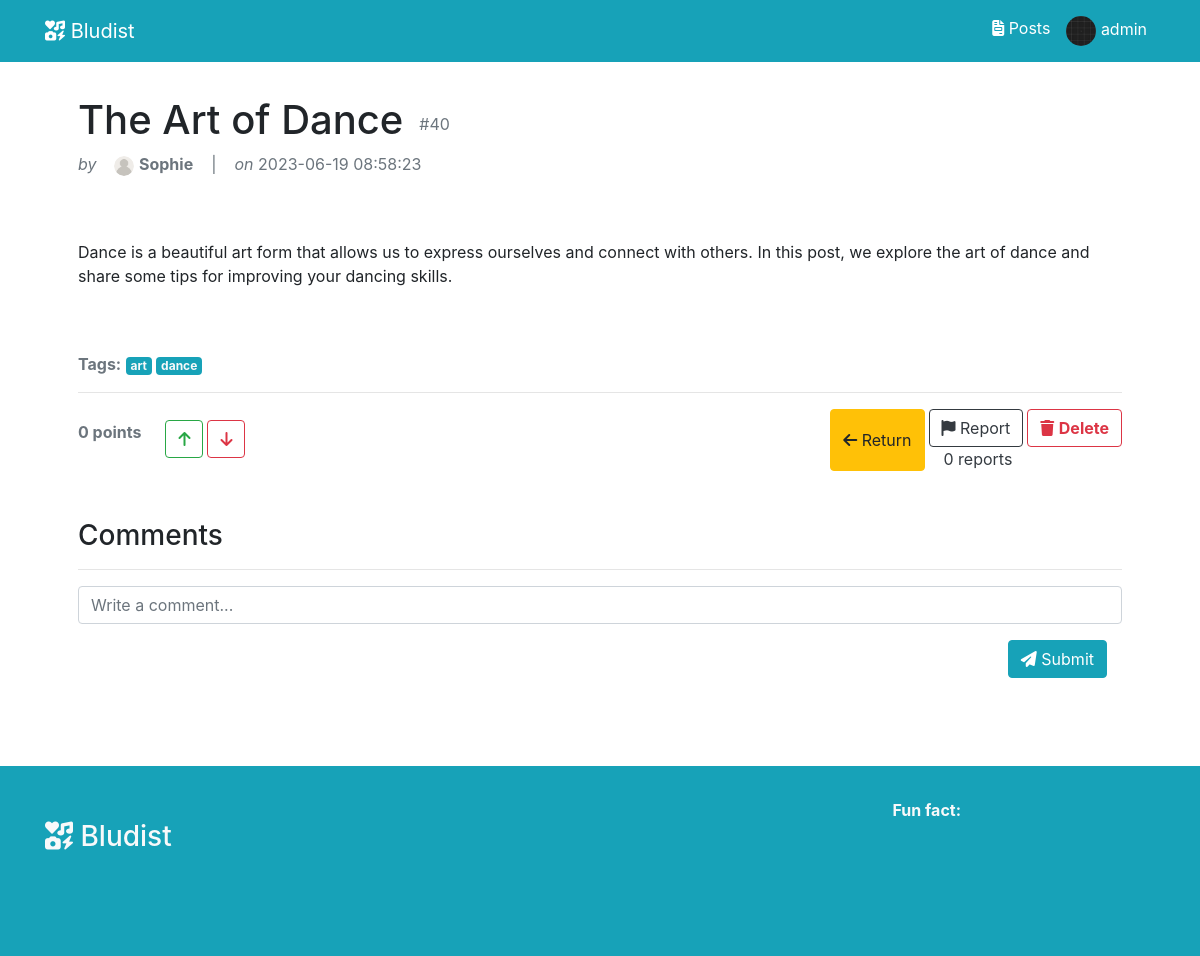
/posts/view/40 (signed in), run on an earlier commit of the app's database.
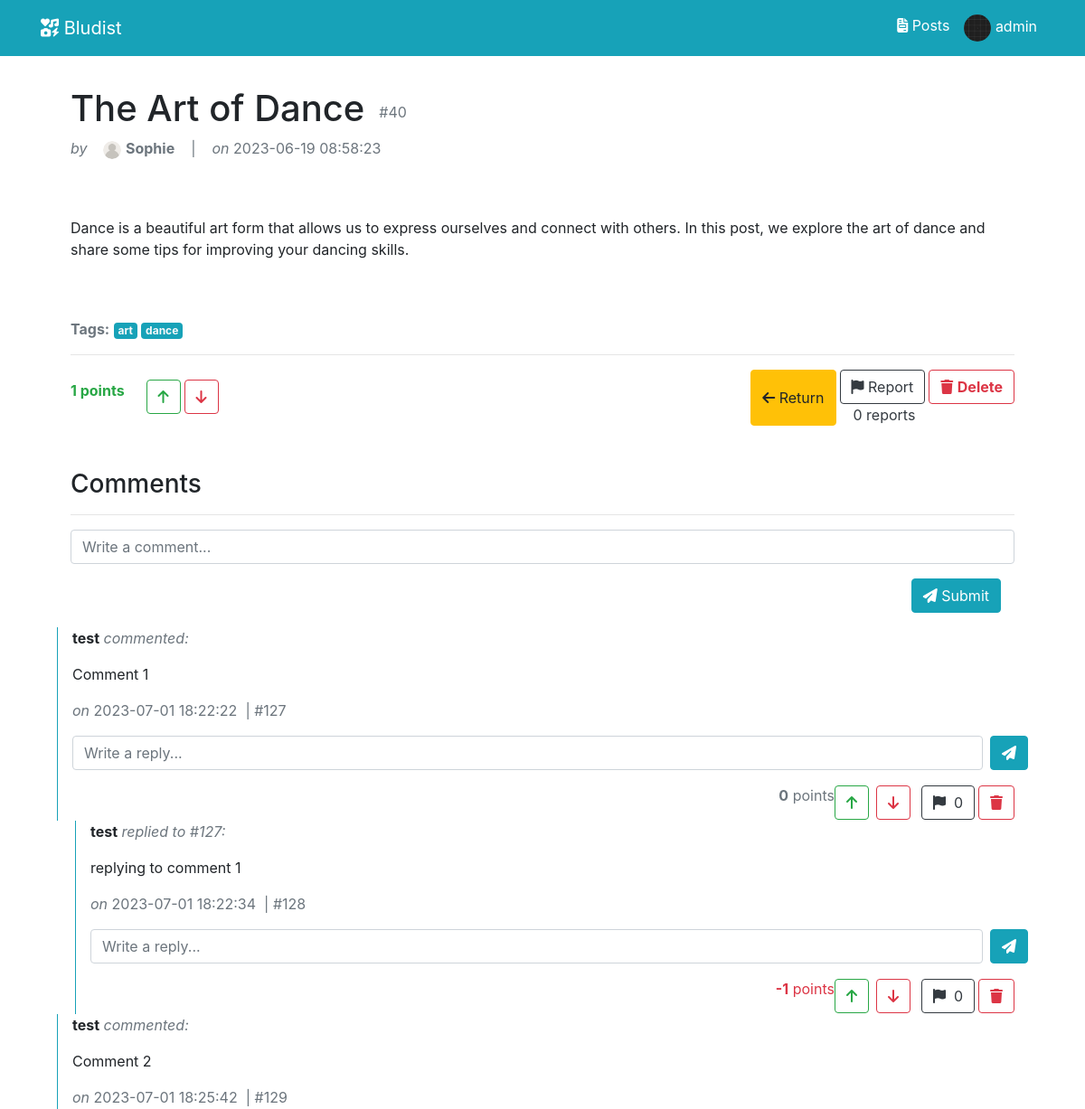
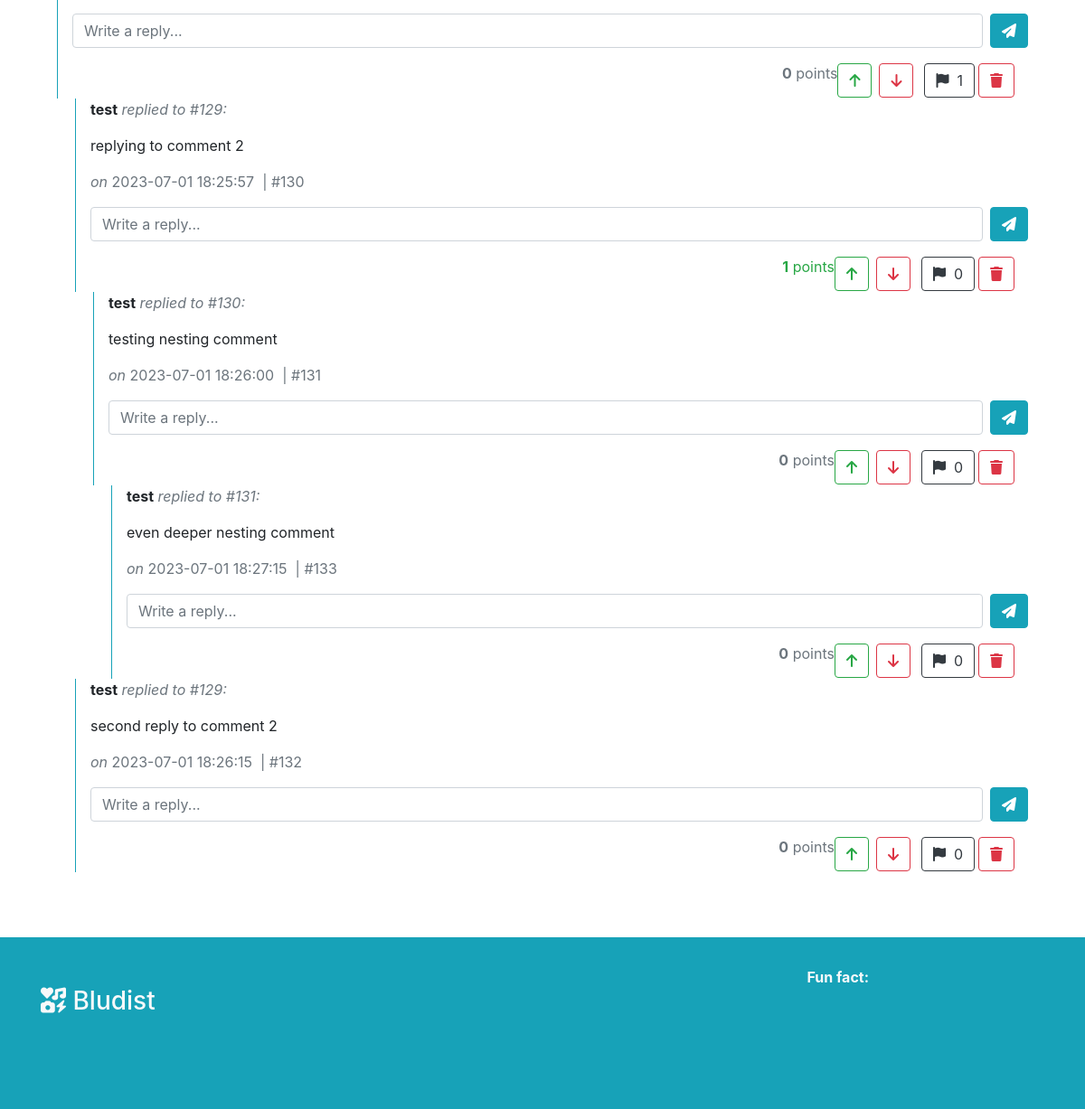
And on a later commit of the database (2 pictures, top to bottom).
### tables this page shows
CREATE TABLE `comment` (
  `id` int NOT NULL,
  `author` varchar(32) NOT NULL,
  `post_id` int NOT NULL COMMENT 'the post this comment belongs to',
  `replied_to` int DEFAULT NULL COMMENT 'ID of post/comment this entry is replying to. NULL for top level comment.',
  `content` text NOT NULL,
  `date_created` datetime NOT NULL DEFAULT CURRENT_TIMESTAMP
);

### controllers/CommentCtrl.php (the view, shortened to what the changed rows need)
<?php
class CommentCtrl extends Controller {
    public function fetchAllCommentsByTargetId($type, $id) {
        $cmtmdl = new Comment($this->conn);
        $result = $cmtmdl->fetchAllCommentsByTargetId($type, $id);
        $deletedCtrl = new DeletedCtrl();
        return $deletedCtrl->filterOutHiddenItems(1, $result);
    }
    public function generateCommentChain($comment, $current_level, $replied_to) {
        $voteCtrl = new VotingCtrl();
        $upvote_existed = $voteCtrl->voteExisted(NULL, $comment["id"], $_SESSION["username"], true);
        $downvote_existed = $voteCtrl->voteExisted(NULL, $comment["id"], $_SESSION["username"], false);
        $reportCtrl = new ReportCtrl();
        $report_existed = $reportCtrl->reportExisted(NULL, $comment["id"], $_SESSION["username"]);
        $html  = "<div class='flex-grow-1 pl-3 border-info border-left' style='border-width: 5px; margin-left: " . ($current_level * 20) . "px;'>";
        $html .= "  <p><b>" . $comment["author"] . "</b> ";
        if ($current_level == 0) {
            $html .= "<i class='text-secondary'>commented:</i>";
        } else {
            $html .= "<i class='text-secondary'>replied to #" . $replied_to . ":</i>";
        }
        $html .= "  <p>" . $comment["content"] . "</p>";
        $html .= "  <p class='text-secondary'><i>on</i> " . $comment["date_created"] . "&nbsp;&nbsp;|&nbsp;#" . $comment["id"] . "</p>";
        $exploded_url = explode("/", $_GET["url"]);
        $current_post_id = end($exploded_url);
        if (isset($_SESSION['role']) && ($_SESSION['role'] != '-1')) {
            $html .= "  <div class='mb-3 d-flex flex-column'>";
            $html .= "      <form action='" . ROOT . "comments/add' method='POST' id='comment-form' class='d-flex align-items-center'>";
            $html .= "          <input type='hidden' name='post-id' value='" . $current_post_id . "'>";
            $html .= "          <input type='hidden' name='author' value='" . $_SESSION["username"] . "'>";
            $html .= "          <input type='hidden' name='type' value='1'>";
            $html .= "          <input type='hidden' name='replied_to' value='" . $comment["id"] . "'>";
            $html .= "          <input name='content' class='form-control' placeholder='Write a reply...'>";
            $html .= "          <button type='submit' class='btn btn-info ml-2'><i class='fa-solid fa-paper-plane'></i></button>";
            $html .= "      </form>";
            $html .= "  </div>";
        }
        $html .= "<div class='col-12 d-flex justify-content-end align-items-center'>";
        $voteCtrl = new VotingCtrl();
        $voting_score = $voteCtrl->votingScore(1, $comment["id"]);
        $html .= "  <p class='text-";
        if ($voting_score > 0) {
            $html .= "success";
        } else if ($voting_score < 0) {
            $html .= "danger";
        } else {
            $html .= "secondary";
        }
        $html .= "' ><b>" . $voting_score . "</b> points</p>";
        if (isset($_SESSION['role']) && ($_SESSION['role'] != '-1')) {
            $html .= "  <div class='d-flex'>";
            $html .= "      <form action='" . ROOT . "comments/voting' method='POST' class='mr-1'>";
            $html .= "          <input type='hidden' name='target-id' value='" . $comment["id"] . "'>";
            $html .= "          <input type='hidden' name='target-type' value='1'>";
            $html .= "          <input type='hidden' name='voter' value='" . $_SESSION["username"] . "'>";
            $html .= "          <input type='hidden' name='is-upvote' value='1'>";
            $html .= "          <input type='hidden' name='post-id' value='" . $current_post_id . "'>";
            $html .= "          <button type='submit' class='btn btn";
            if (!$upvote_existed) {
                $html .= "-outline";
            }
            $html .= "-success mr-1'><i class='fa-solid fa-arrow-up'></i></button>";
            $html .= "      </form>";
            $html .= "      <form action='" . ROOT . "comments/voting' method='POST' class='mr-2'>";
            $html .= "          <input type='hidden' name='target-id' value='" . $comment["id"] . "'>";
            $html .= "          <input type='hidden' name='target-type' value='1'>";
            $html .= "          <input type='hidden' name='voter' value='" . $_SESSION["username"] . "'>";
            $html .= "          <input type='hidden' name='is-upvote' value='0'>";
            $html .= "          <input type='hidden' name='post-id' value='" . $current_post_id . "'>";
            $html .= "          <button type='submit' class='btn btn";
            if (!$downvote_existed) {
                $html .= "-outline";
            }
            $html .= "-danger mr-1'><i class='fa-solid fa-arrow-down'></i></button>";
            $html .= "      </form>";
            $html .= "  </div>";
            $html .= "  <form action='" . ROOT . "comments/report' method='POST' class='mr-1'>";
            $html .= "      <input type='hidden' name='post-id' value='" . $current_post_id . "'>";
            $html .= "      <input type='hidden' name='comment-id' value='" . $comment["id"] . "'>";
            if ($report_existed) {
                $html .= "  <button class='btn btn-dark' type='submit'>";
            } else {
                $html .= "  <button class='btn btn-outline-dark' data-toggle='modal' data-target='#reportCommentModal" . $comment["id"] . "' type='button'>";
            }
            $html .= "<i class='fa-solid fa-flag'></i>";
            $html .= "&nbsp;&nbsp;";
            $report_count = $reportCtrl->countReportsByTargetId(1, $comment["id"]);
            $html .= "<span>" . $report_count . "</span>";
            $html .= "  </button>";
            $html .= "  <div class='modal fade' id='reportCommentModal" . $comment["id"] . "' tabindex='-1' role='dialog'>";
            $html .= "      <div class='modal-dialog' role='document'>";
            $html .= "          <div class='modal-content'>";
            $html .= "              <div class='modal-header'>";
            $html .= "                  <h5 class='modal-title'>Report Comment</h5>";
            $html .= "                  <button type='button' class='close' data-dismiss='modal' aria-label='Close'>";
            $html .= "                      <span aria-hidden='true'>&times;</span>";
            $html .= "                  </button>";
            $html .= "              </div>";
            $html .= "              <div class='modal-body'>";
            $html .= "                  <form action='" . ROOT . "comments/report' method='POST'>";
            $html .= "                      <input type='hidden' name='post-id' value='" . $current_post_id . "'>";
            $html .= "                      <input type='hidden' name='comment-id' value='" . $comment["id"] . "'>";
            $html .= "                      <div class='mb-3'>";
            $html .= "                          <label for='reason' class='form-label'>I want to report this comment because</label>";
            $html .= "                          <select class='form-select' name='reason'>";
            $html .= "                              <option value=\"It's spam\">It's spam</option>";
            $html .= "                              <option value=\"It's inappropriate\">It's inappropriate</option>";
            $html .= "                              <option value=\"It's offensive\">It's offensive</option>";
            $html .= "                              <option value=\"It's misleading\">It's misleading</option>";
            $html .= "                          </select>";
            $html .= "                       </div>";
            $html .= "                       <div class='modal-footer'>";
            $html .= "                           <button type='button' class='btn btn-secondary' data-dismiss='modal'>Close</button>";
            $html .= "                           <button type='submit' class='btn btn-info'>Submit</button>";
            $html .= "                       </div>";
            $html .= "                  </form>";
            $html .= "              </div>";
            $html .= "          </div>";
            $html .= "       </div>";
            $html .= "   </div>";
        }
        if (($_SESSION["role"] == 0) || ($_SESSION["username"] == $comment["author"])) {
            $html .= "  <form action='" . ROOT . "comments/delete' method='POST'>";
            $html .= "      <input type='hidden' name='post-id' value='" . $current_post_id . "'>";
            $html .= "      <input type='hidden' name='comment-id' value='" . $comment["id"] . "'>";
            $html .= "      <button type='submit' class='btn btn-outline-danger'><i class='fa-solid fa-trash'></i></button>";
            $html .= "  </form>";
        }
        $html .= "</div>";
        $html .= "</div>";
        foreach ($this->fetchAllCommentsByTargetId(1, $comment["id"]) as $reply) {
            $html .= $this->generateCommentChain(
                $reply,
                $current_level + 1,
                $comment["id"]
            );
        }
        return $html;
    }
    public function generateCommentSection() {
        $cmtCtrl = new CommentCtrl();
        $url_exploded = explode("/", $_GET["url"]);
        foreach ($cmtCtrl->fetchAllCommentsByTargetId(0, end($url_exploded)) as $comment) {
            echo $cmtCtrl->generateCommentChain($comment, 0, end($url_exploded));
        }
    }
}

### views/posts/view.php (shortened to what the changed rows need)
<?php
include "views/includes/header.php";
$postCtrl = new PostCtrl();
$url_exploded = explode("/", $_GET["url"]);
$post = $postCtrl->fetchPostById(end($url_exploded));
$votingCtrl = new VotingCtrl();
$voting_score = $votingCtrl->votingScore($post["id"], NULL);
$upvote_existed = $votingCtrl->voteExisted($post["id"], NULL, $_SESSION["username"], 1);
$downvote_existed = $votingCtrl->voteExisted($post["id"], NULL, $_SESSION["username"], 0);
$reportCtrl = new ReportCtrl();
$report_existed = $reportCtrl->reportExisted($post["id"], NULL, $_SESSION["username"]);
?>
<div class="container mt-5 p-5">
    <div class="row">
        <div class="col-12">
            <div class="d-flex align-items-end">
                <h1><?= $post["title"] ?></h1>
                <p class="ml-3 text-secondary">#<?= $post["id"] ?></p>
            </div>
            <p class="text-secondary">
                <i>by</i>
                <img src="<?php
                            $userCtrl = new UserCtrl();
                            if ($userCtrl->getUserAvatarId($post["author"])) {
                                echo ROOT . 'img/uploads/' . $userCtrl->getUserAvatarPath($post["author"]);
                            } else {
                                echo ROOT . 'img/default_avatar.png"';
                            }
                            ?>" alt="avatar" width="20" height="20" class="rounded-circle">
                <b><?= $post["author"] ?></b>
                &nbsp;&nbsp;
                |
                &nbsp;&nbsp;
                <i>on</i>
                <?= $post["date_created"] ?>
            </p>
        </div>
    </div>
    <div class="row mt-5 mb-5">
        <div class="col-12">
            <p><?= $post["content"] ?></p>
        </div>
    </div>
    <div class="row">
        <div class="col-12">
            <p class="text-secondary"><b>Tags:</b>
                <?php
                $tags = explode(",", $post["tags"]);
                foreach ($tags as $key => $tag) {
                    $tags[$key] = trim($tag);
                }
                foreach ($tags as $tag) : ?>
                    <a class="badge bg-info text-light" href="<?= ROOT ?>posts/search?type=tags&needle=<?= $tag ?>"><?= $tag ?></a>
                <?php endforeach; ?>
            </p>
            <hr>
        </div>
    </div>
    <div class="row">
        <div class="col-12 d-flex justify-content-between align-items-center">
            <div class="d-flex gap-1">
                <b>
                    <p class="text-<?= ($voting_score > 0) ? "success" : (($voting_score == 0) ? "secondary" : "danger") ?> mr-4">
                        <?= $voting_score ?> points</p>
                </b>
                <?php if (isset($_SESSION["role"]) && ($_SESSION["role"] != "-1")) : ?>
                    <form action="<?= ROOT ?>posts/voting" method="POST">
                        <button type="submit" class="btn btn-<?php if ($upvote_existed) {
                                                                    echo "success";
                                                                } else {
                                                                    echo "outline-success";
                                                                } ?> mr-1"><i class="fa-solid fa-arrow-up"></i></button>
                    </form>
                    <form action="<?= ROOT ?>posts/voting" method="POST">
                        <button type="submit" class="btn btn-<?php if ($downvote_existed) {
                                                                    echo "danger";
                                                                } else {
                                                                    echo "outline-danger";
                                                                } ?> mr-1"><i class="fa-solid fa-arrow-down"></i></button>
                    </form>
                <?php endif; ?>
            </div>
            <div class="d-flex">
                <button class="btn btn-warning mr-1" onclick="history.back()"><i class="fa-solid fa-arrow-left"></i> Return</button>
                <div class="d-flex flex-column align-items-center">
                    <?php if (isset($_SESSION["role"]) && ($_SESSION["role"] != "-1")) : ?>
                        <form action="<?= ROOT ?>posts/report" method="POST" class="mr-1">
                            <button <?php if ($report_existed) {
                                        echo "class='btn btn-dark' type='submit'";
                                    } else {
                                        echo "class='btn btn-outline-dark' data-toggle='modal' data-target='#reportPostModal' type='button'";
                                    } ?>><i class="fa-solid fa-flag"></i>
                                Report</button>
                        </form>
                    <?php endif; ?>
                    <a class="text-dark" style="cursor: pointer;" data-toggle="modal" data-target="#reportsModal">
                        <p class="mb-0">
                            <?= $reportCtrl->countReportsByTargetId(0, $post["id"]) ?>
                            reports
                        </p>
                    </a>
                </div>
                <?php if (($_SESSION['role'] == 0) || ($_SESSION['username'] == $post['author'])) : ?>
                    <form action="<?= ROOT; ?>posts/delete" method="post">
                        <button class="btn btn-outline-danger" type="submit">
                            <i class="fa-solid fa-trash"></i>
                            <b>Delete</b>
                        </button>
                    </form>
                <?php endif; ?>
            </div>
        </div>
    </div>
    <div class="row mt-5 d-flex flex-column">
        <div class="col-12">
            <h3>Comments</h3>
            <hr>
        </div>
        <?php if (isset($_SESSION["role"]) && ($_SESSION["role"] != "-1")) : ?>
            <div class="col-12">
                <div class="mb-3 d-flex flex-column">
                    <form action="<?= ROOT ?>comments/add" method="POST" id="comment-form">
                        <input name="content" class="form-control mb-3" placeholder="Write a comment...">
                        <div class="col-12 d-flex justify-content-end">
                            <button type="submit" class="btn btn-info"><i class='fa-solid fa-paper-plane'></i>
                                Submit</button>
                        </div>
                    </form>
                </div>
            </div>
        <?php
        endif;
        $cmtCtrl = new CommentCtrl();
        $cmtCtrl->generateCommentSection();
        ?>
    </div>
</div>
<?php include "views/includes/footer.php"; ?>

What changed in the data, as far as the page shows it:
added comment: author "test", content "Comment 1", date_created "2023-07-01 18:22:22", id "127", voting_score "0", report_count "0", shown under "Comments"
added comment: author "test", replied_to "127", content "replying to comment 1", date_created "2023-07-01 18:22:34", id "128", voting_score "-1", report_count "0"
added comment: author "test", content "Comment 2", date_created "2023-07-01 18:25:42", id "129", voting_score "0", report_count "1", shown under "Comments"
added comment: author "test", replied_to "129", content "replying to comment 2", date_created "2023-07-01 18:25:57", id "130", voting_score "1", report_count "0"
added comment: author "test", replied_to "130", content "testing nesting comment", date_created "2023-07-01 18:26:00", id "131", voting_score "0", report_count "0"
added comment: author "test", replied_to "131", content "even deeper nesting comment", date_created "2023-07-01 18:27:15", id "133", voting_score "0", report_count "0"
added comment: author "test", replied_to "129", content "second reply to comment 2", date_created "2023-07-01 18:26:15", id "132", voting_score "0", report_count "0"
Also different on the page:
$voting_score: "0" → "1"
